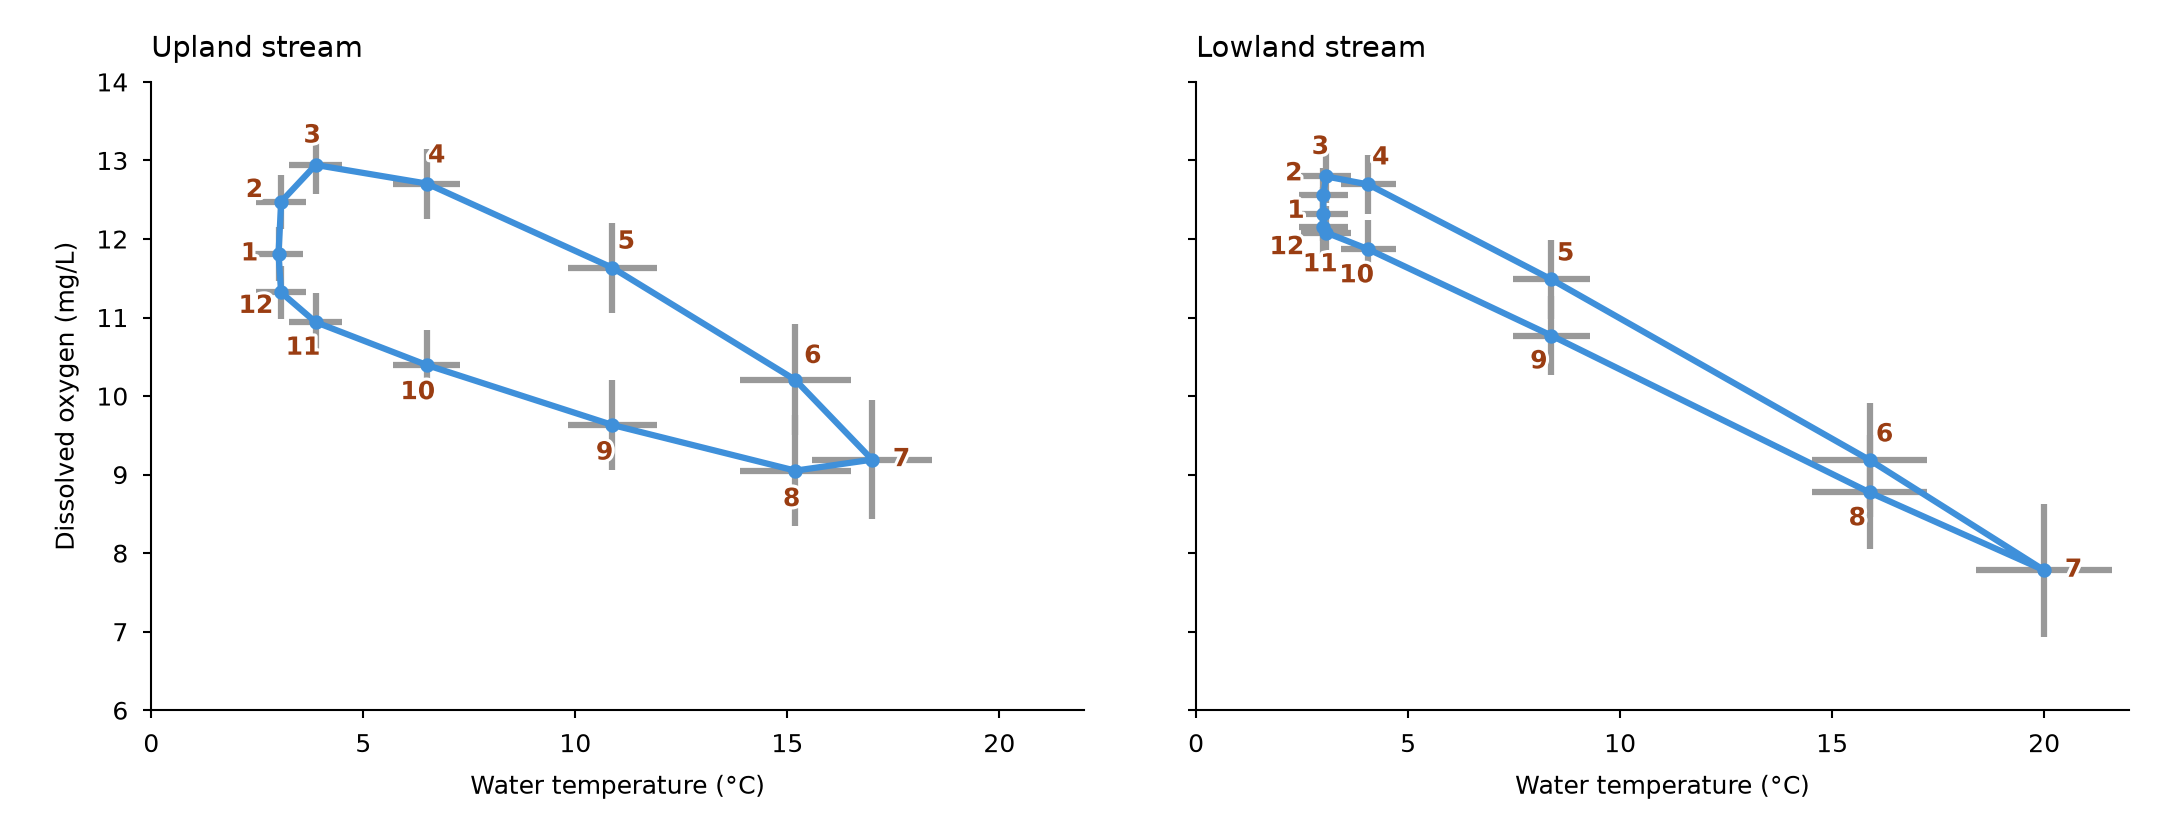

Here is the Python script that generated this plot:
"""Number the months on a seasonal loop, outside the line, with error bars.
Synthetic monthly stream temperature and dissolved oxygen for two streams."""

import os
from pathlib import Path

import matplotlib.patheffects as pe
import matplotlib.pyplot as plt
import numpy as np

MM = 1 / 25.4
STYLE_DIR = Path(__file__).resolve().parent / "../../../styles"
LINE_COLOR = "C0"
LABEL_COLOR = "#9a3d12"
OFFSET = 7       # first distance from point to label center (points)
LABEL_GAP = 9    # smallest distance between two label centers (points)
CLEARANCE = 5    # smallest distance from a label center to the line (points)
LEADER_FROM = 14  # draw a leader line when a label ends farther away (points)
# Stream name, summer warming (°C), spring oxygen peak (mg/L) and how tightly
# the winter months bunch together (a higher power gives a tighter cluster).
STREAMS = (("Upland stream", 14, 1.4, 2), ("Lowland stream", 17, 0.5, 4))


def monthly_means(warming, bloom, bunching):
    """Return water temperature and dissolved oxygen with their spreads."""
    phase = 2 * np.pi * np.arange(12) / 12
    summer = (1 - np.cos(phase)) / 2  # 0 in January, 1 in July
    temperature = 3 + warming * summer ** bunching
    oxygen = 13.5 - 0.3 * temperature + bloom * np.sin(phase - 0.6)
    return temperature, oxygen, 0.4 + 0.06 * temperature, 0.25 + 0.03 * temperature


def to_points(ax, x, y):
    """Data coordinates to page coordinates in points."""
    pixels = ax.transData.transform(np.column_stack([x, y]))
    return pixels * 72 / ax.figure.dpi


def outward_normals(xy):
    """Unit normals of a closed path, pointing out of the loop."""
    tangent = np.roll(xy, -1, axis=0) - np.roll(xy, 1, axis=0)
    normal = np.column_stack([tangent[:, 1], -tangent[:, 0]])
    x, y = xy.T
    area = np.sum(x * np.roll(y, -1) - np.roll(x, -1) * y) / 2
    normal *= np.sign(area)  # right of the tangent is outside for a counter-clockwise loop
    return normal / np.linalg.norm(normal, axis=1, keepdims=True)


def spread_labels(xy, normals, steps=300):
    """Start labels on the normals, then push them off each other and the line."""
    labels = xy + OFFSET * normals
    ring = np.r_[xy, xy[:1]]
    fractions = np.linspace(0, 1, 20, endpoint=False)[:, None, None]
    line = (ring[:-1] + fractions * np.diff(ring, axis=0)).reshape(-1, 2)
    for _ in range(steps):
        push = np.zeros_like(labels)
        for obstacles, distance in ((labels, LABEL_GAP), (line, CLEARANCE)):
            apart = labels[:, None, :] - obstacles[None, :, :]
            length = np.linalg.norm(apart, axis=2)
            close = (length < distance) & (length > 1e-9)
            overlap = np.where(close, distance - length, 0)
            push += np.sum(apart / np.maximum(length, 1e-9)[..., None]
                           * overlap[..., None], axis=1)
        if not push.any():
            break
        labels += 0.3 * push
    return labels


def draw_stream(ax, name, warming, bloom, bunching):
    temperature, oxygen, x_spread, y_spread = monthly_means(warming, bloom,
                                                           bunching)
    ax.errorbar(temperature, oxygen, xerr=x_spread, yerr=y_spread, fmt="none",
                ecolor="0.6", capsize=0, zorder=1)
    ax.plot(np.r_[temperature, temperature[0]], np.r_[oxygen, oxygen[0]],
            color=LINE_COLOR, zorder=2)
    ax.scatter(temperature, oxygen, s=6, color=LINE_COLOR, zorder=3)
    ax.set_title(name, loc="left")
    return temperature, oxygen


def number_months(ax, x, y):
    xy = to_points(ax, x, y)
    labels = spread_labels(xy, outward_normals(xy))
    halo = [pe.withStroke(linewidth=plt.rcParams["lines.linewidth"], foreground="white")]
    for month, point, label, xi, yi in zip(range(1, 13), xy, labels, x, y):
        offset = label - point
        leader = None
        if np.hypot(*offset) > LEADER_FROM:
            leader = {"arrowstyle": "-", "color": LABEL_COLOR,
                      "shrinkA": 1, "shrinkB": 2}
        ax.annotate(str(month), (xi, yi), xytext=offset,
                    textcoords="offset points", ha="center", va="center",
                    color=LABEL_COLOR, fontweight="bold", path_effects=halo,
                    arrowprops=leader, zorder=4)


def main():
    default = STYLE_DIR / "default.mplstyle"
    sheets = [default] if default.is_file() else []
    if selected := os.environ.get("CEDALION_STYLE"):
        sheet = Path(selected).expanduser()
        sheets.append(sheet if sheet.is_file() else STYLE_DIR / (selected.removesuffix(".mplstyle") + ".mplstyle"))
    width_mm = float(os.environ.get("CEDALION_WIDTH_MM", 183))
    with plt.style.context(sheets):
        fig, axes = plt.subplots(1, 2, sharex=True, sharey=True,
                                 figsize=(width_mm * MM, 70 * MM))
        fig.subplots_adjust(left=0.07, right=0.985, top=0.9, bottom=0.14,
                            wspace=0.12)
        loops = [draw_stream(ax, *stream) for ax, stream in zip(axes, STREAMS)]
        axes[0].set(xlim=(0, 22), ylim=(6, 14), xticks=np.arange(0, 21, 5))
        # Limits and layout are final here, so transData gives page positions.
        for ax, (x, y) in zip(axes, loops):
            number_months(ax, x, y)
            ax.set_xlabel("Water temperature (°C)")
        axes[0].set_ylabel("Dissolved oxygen (mg/L)")
        fig.savefig(os.environ.get("CEDALION_SNIPPET_PNG", Path(__file__).with_name("snippet.png")), dpi=300)
        plt.close(fig)


if __name__ == "__main__":
    main()
